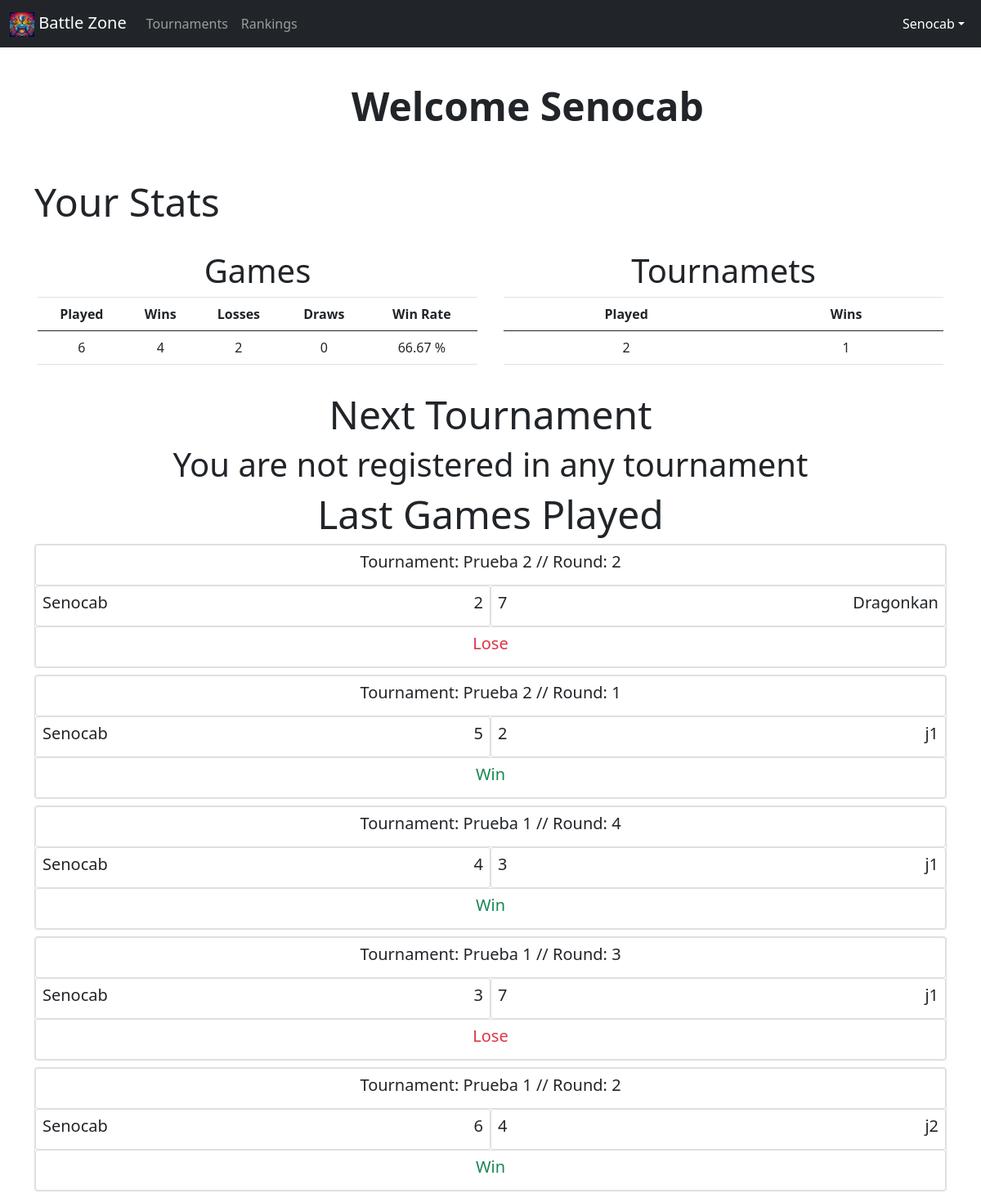
Page /home/ (signed in) on the earlier database version.
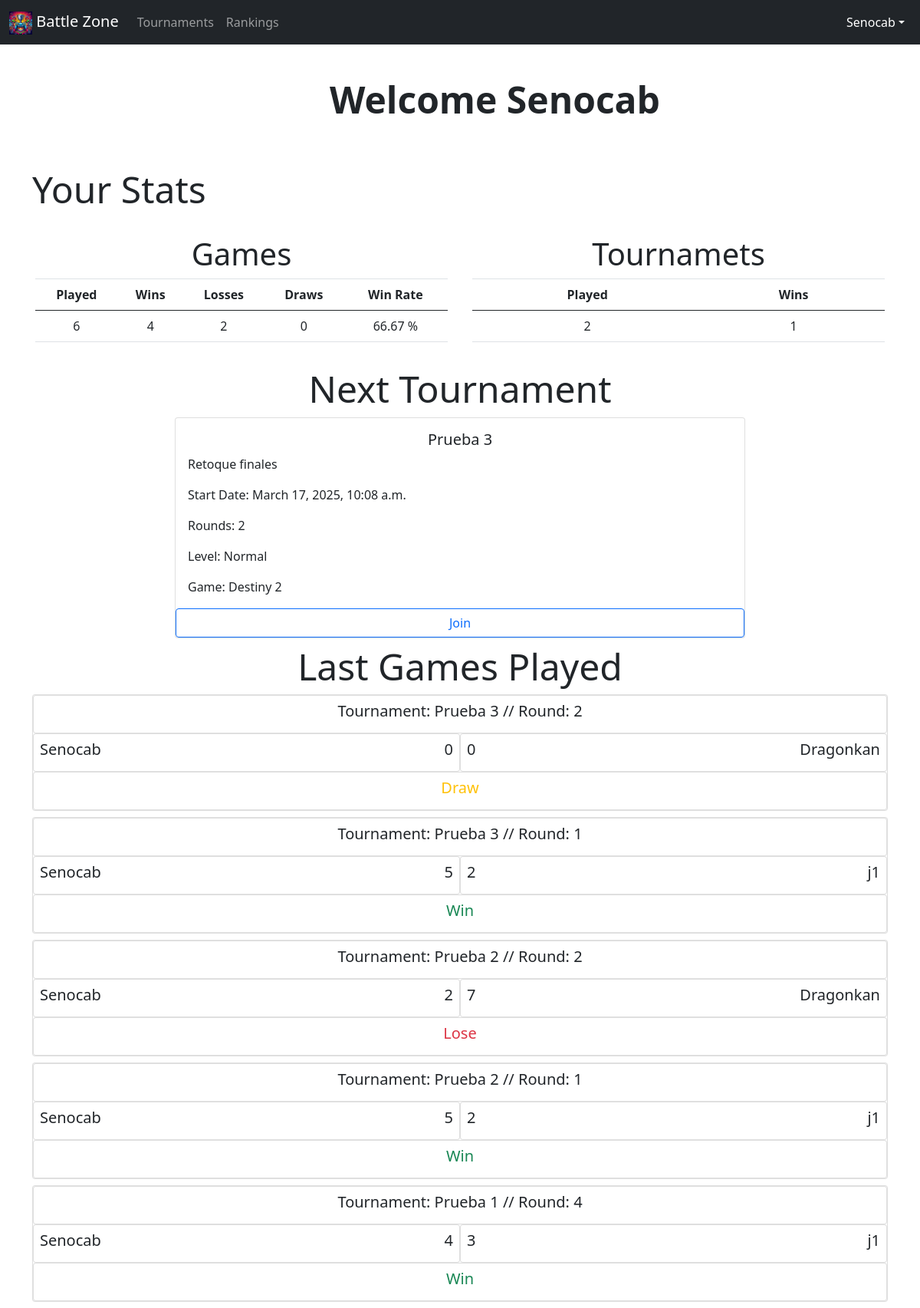
Same page on the later database version.
### tournaments/models.py (models this page shows, shortened)
class Game(models.Model):
    tournament = models.ForeignKey(Tournament, on_delete=models.DO_NOTHING, related_name="tournament")
    round = models.IntegerField(default=0)
    player1 = models.ForeignKey(Players, related_name='player1', on_delete=models.DO_NOTHING)
    player2 = models.ForeignKey(Players, related_name='player2', on_delete=models.DO_NOTHING)
    result_player1 = models.IntegerField(default=0)
    result_player2 = models.IntegerField(default=0)
    winner = models.ForeignKey(Players, related_name='game_winner', on_delete=models.DO_NOTHING)
    date = models.DateTimeField(default=timezone.now)
    status = models.IntegerField(default=0)

class Tournament(models.Model):
    name = models.CharField(max_length=100)
    description = models.TextField()
    creator = models.ForeignKey(User,on_delete=models.DO_NOTHING, related_name="Creator",default=0)
    date = models.DateTimeField()
    status = models.IntegerField(default=0)
    players = models.IntegerField(default=0)
    max_players = models.IntegerField(default=0)
    rounds = models.IntegerField(default=0)
    round = models.IntegerField(default=0)
    min_level = models.ForeignKey(Level, on_delete=models.DO_NOTHING,related_name="level")
    game = models.ForeignKey(VideoGame, on_delete=models.DO_NOTHING, related_name="videogame")
    tournament_winner = models.ForeignKey(Players, on_delete=models.DO_NOTHING, related_name="tournament_winner", default=0)

### users/models.py (models this page shows, shortened)
class Players(models.Model):
    username = models.CharField(max_length=100)
    email = models.CharField(max_length=100)
    level = models.ForeignKey(Level, on_delete=models.DO_NOTHING)
    tournament = models.IntegerField(default=0)
    tournament_played = models.IntegerField(default=0)
    tournament_wins = models.IntegerField(default=0)
    games_played = models.IntegerField(default=0)
    games_wins = models.IntegerField(default=0)
    games_loses = models.IntegerField(default=0)
    games_draws = models.IntegerField(default=0)
    winrate = models.FloatField(default=0)

### main/models.py (models this page shows, shortened)
class Level(models.Model):
    name = models.CharField(max_length=100)

class VideoGame(models.Model):
    name = models.CharField(max_length=100)

### users/views.py (the view)
# urls.py: 2. Add a URL to urlpatterns:  path('', views.home, name='home')
@login_required
def home(request):
    if request.method == 'GET':
        if request.user.is_staff:
            tournament = Tournament.objects.filter(creator = request.user).values()
            now = timezone.now()
            return render(request, 'home.html',{
                "tournaments" : tournament,
                "now": now
            })
        else:
            player = Players.objects.get(username=request.user.username)
            draw_case = Players.objects.get(username = "no_winner")
            if(player.tournament != 0):
                tournament = Tournament.objects.get(id=player.tournament)
            else:
                tournament = None
            games = Game.objects.filter(player1=player.id) | Game.objects.filter(player2=player.id)
            games = games.order_by('-date')[:5]
            videogames = VideoGame.objects.all()
            return render(request, 'home.html',{
                'player': player,
                'tournament': tournament,
                'games': games,
                'videogames': videogames,
                'draw_case' : draw_case
            })
    else:
        return render(request, 'home.html')

### users/templates/home.html (shortened to what the changed rows need)
{% extends 'base.html' %}
{% block content %}
<div class="container col-xxl-8">
    <div class="row flex-lg-row-reverse align-items-center g-5 py-5">
        <div class="col-12 col-md-8">
            <h1 class="display-5 fw-bold text-body-emphasis lh-1 mb-3">
                Welcome
                {% if user.is_staff %}
                    admin
                {% else %}
                    {{player.username}}
                {% endif %}
            </h1>
        </div>
    </div>
</div>
<div class="container">
    {% if user.is_staff %}
    <div class="row">
        <h2 class="col-12 col-lg-3">Create a Tournamet</h2>
        <a href="/create_tournament" class="btn btn-primary">Create</a>
    </div>
    <div class="container my-2">
        <h2 class="display-5 text-center">Active Tournaments</h2>
        <div class="row">
            {% for tournament in tournaments %}
                {% if tournament.status != 2 %}
                <div class="card col-12 col-md-3 m-2">
                    <div class="card-body">
                        <h5 class="card-title">{{tournament.name}}</h5>
                        <p class="card-text">{{tournament.description}}</p>
                        <div class="card-body">
                            <p class="card-text">Game: {{tournament.game.name }}</p>
                            <p class="card-text">Players: {{tournament.players}}/{{tournament.max_players}}</p>
                            <p class="card-text">Date: {{ tournament.date }} </p>
                        </div>
                        <div class="row justify-content-between">
                            <form class="col-5" action="/play/" method="post">
                                {% csrf_token %}
                                <input type="hidden" name="tournament_id" value='{{tournament.id}}'>
                                <button type="submit" class="btn btn-outline-primary col-12">Start</button>
                            </form>
                            <form class="col-5" action="/delete_tournament/" method="post">
                                {% csrf_token %}
                                <input type="hidden" name="tournament_id" value='{{tournament.id}}'>
                                <button type="submit" class="btn btn-outline-danger col-12">Delete</button>
                            </form>
                        </div>
                    </div>
                </div>
                {% endif %}
            {% endfor %}
        </div>
    </div>
    {% else %}
    <h2 class="display-5">Your Stats</h2>
    <div class="row">
        <div class="col-12 col-md-6 card-body">
            <table class="table text-center">
                <thead>
                    <tr>
                        <th colspan="5" class="display-6" scope="col">Games</th>
                    </tr>
                    <tr>
                        <th>Played</th>
                        <th>Wins</th>
                        <th>Losses</th>
                        <th>Draws</th>
                        <th>Win Rate</th>
                    </tr>
                </thead>
            </table>
        </div>
        <div class="col-6 card-body">
            <table class="table text-center">
                <thead>
                    <tr>
                        <th colspan="2" class="display-6" scope="col">Tournamets</th>
                    </tr>
                    <tr>
                        <th>Played</th>
                        <th>Wins</th>
                    </tr>
                </thead>
            </table>
        </div>
    </div>
    {% endif %}
</div>
{% if user.is_staff %}
{% else %}
<div class="container ">
    <h2 class="display-5 text-center">Next Tournament</h2>
    {% if player.tournament != 0 %}
    <div class="card col-12 col-md-8 mx-auto">
        <div class="card-body">
            <h5 class="card-title text-center">{{tournament.name}}</h5>
            <p class="card-text">{{tournament.description}}</p>
            <p class="card-text">Start Date: {{tournament.date}}</p>
            <p class="card-text">Rounds: {{tournament.rounds}}</p>
            <p class="card-text">Level: {{tournament.min_level.name}}</p>
            <p class="card-text">Game: {{tournament.game.name}}</p>
        </div>
        {% if tournament.status == 1 %}
            <form class="col-12" action="/play/" method="post">
                <button type="submit" class="btn btn-outline-primary col-12">Join</button>
            </form>
        {% endif %}
    </div>
    {% else %}
    <h3 class="display-6 text-center">You are not registered in any tournament</h3>
    {% endif %}
</div>
{% endif %}
{% if user.is_staff %}
{% else %}
<div class="container m-2 mx-auto">
    <h2 class="display-5 text-center">Last Games Played</h2>
    {% for game in games %}
    <div class="card col-12 mx-auto p-0 my-2">
        <div class="card col-12 text-center p-2">
            <h5 class="card-title">Tournament: {{game.tournament.name}} // Round: {{game.round}}</h5>
        </div>
        <div class="row col-12 mx-auto">
            <div class="card col-6 p-2 py-2">
                <div class="row">
                    <h5 class="card-title text-start col-10">{{game.player1.username}}</h5>
                    <h5 class="card-title text-end col-2">{{game.result_player1}}</h5>
                </div>
            </div>
            <div class="card col-6 p-2 py-2">
                <div class="row">
                    <h5 class="card-title col-2">{{game.result_player2}}</h5>
                    <h5 class="card-title text-end col-10">{{game.player2.username}}</h5>
                </div>
            </div>
        </div>
        <div class="card col-12 p-2 text-center">
            {% if game.winner == player %}
            <h5 class="card-title text-success">Win</h5>
            {% elif game.winner == draw_case %}
            <h5 class="card-title text-warning">Draw</h5>
            {% else %}
            <h5 class="card-title text-danger">Lose</h5>
            {% endif %}
        </div>
    </div>
    {% endfor %}
</div>
{% endif %}
{% endblock %}

Differences in the rows shown:
no longer on this page (row unchanged): Game: tournament.name "Prueba 1", round "3", player1.username "Senocab", result_player1 "3", result_player2 "7", player2.username "j1", shows "Lose"
no longer on this page (row unchanged): Game: tournament.name "Prueba 1", round "2", player1.username "Senocab", result_player1 "6", result_player2 "4", player2.username "j2", shows "Win"
changed Players "Senocab": tournament 0 → 3 (drawn)
added Tournament: name "Prueba 3", description "Retoque finales", date "March 17, 2025, 10:08 a.m.", rounds "2", min_level.name "Normal", game.name "Destiny 2"
added Game: tournament.name "Prueba 3", round "2", player1.username "Senocab", result_player1 "0", result_player2 "0", player2.username "Dragonkan", shows "Draw"
added Game: tournament.name "Prueba 3", round "1", player1.username "Senocab", result_player1 "5", result_player2 "2", player2.username "j1", shows "Win"
Other differences:
text no longer shown: "You are not registered in any tournament"
text now shown: "Start Date: Rounds: Level: Game: Join"
